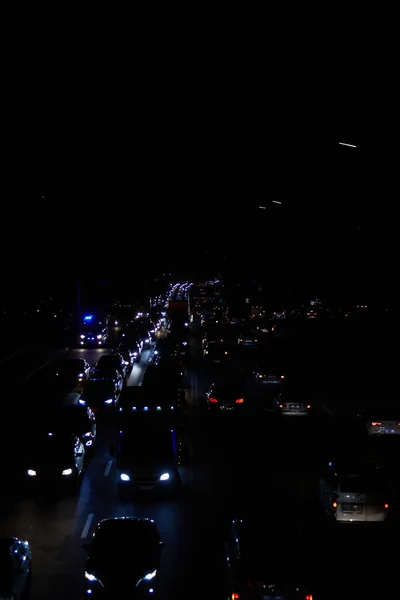
#> input picture Thermal Vision/night_traffic.jpg, 400 x 600 px, found by its file name
$ python app.py
#> lines starting #> are read from the running program, lines starting #| are printed output that depends on the picture
import cv2
import numpy as np

# Load the nighttime traffic image
image = cv2.imread('E:/technical/Projects/Traffic Management/Thermal Vision/night_traffic.jpg')
#> image is the input picture: shape (600, 400, 3); mean B, G, R 6.2, 4.7, 4.6

# Convert the image to grayscale (CLAHE works better on grayscale images)
gray = cv2.cvtColor(image, cv2.COLOR_BGR2GRAY)
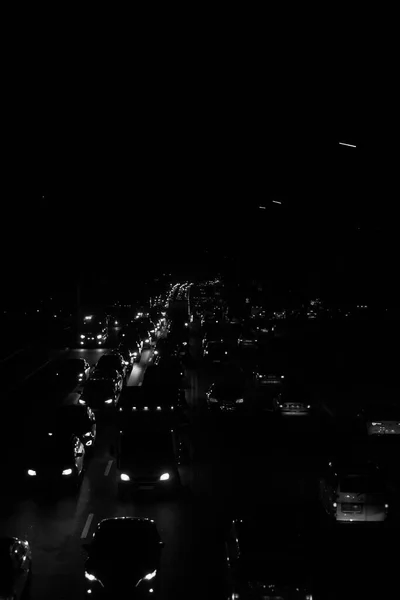
#> gray: shape (600, 400); min 0, max 255, mean 4.9

# Apply CLAHE (Contrast Limited Adaptive Histogram Equalization)
clahe = cv2.createCLAHE(clipLimit=2.0, tileGridSize=(8, 8))
clahe_image = clahe.apply(gray)
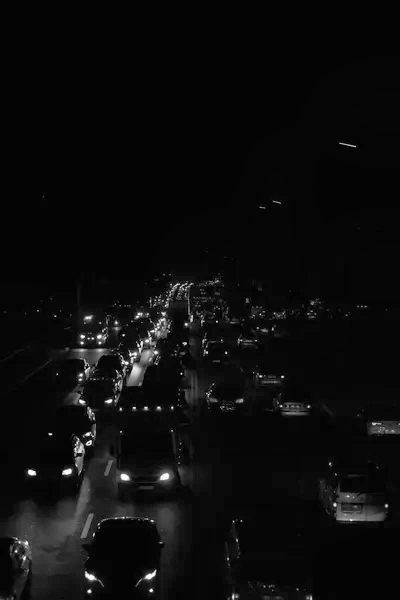
#> clahe_image: shape (600, 400); min 1, max 255, mean 12

# Apply Gaussian Blur to reduce noise
blurred_image = cv2.GaussianBlur(clahe_image, (5, 5), 0)

# Convert CLAHE result back to BGR format and combine with the original image
clahe_bgr = cv2.cvtColor(clahe_image, cv2.COLOR_GRAY2BGR)
combined_image = cv2.addWeighted(clahe_bgr, 0.6, image, 0.4, 0)

# Save and display the final enhanced image
cv2.imwrite('enhanced_traffic_image.jpg', combined_image)
cv2.imshow('Enhanced Night Traffic Image', combined_image)
cv2.waitKey(0)
cv2.destroyAllWindows()
